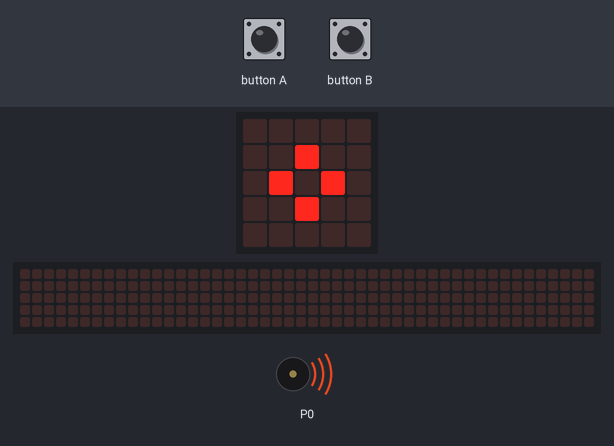
This program was run on a simulated BBC micro:bit (MakeCode). Shown: the board's 5×5 LED display, a strip that is not on the board, showing the scrolling text unrolled, buzzer (waves = sounding). The 48×5 strip is a reading aid, not a part: it shows the text the display is scrolling, unrolled, one strip-width of it at a time.

Above: at 0.19 s.
At 5.0 s:
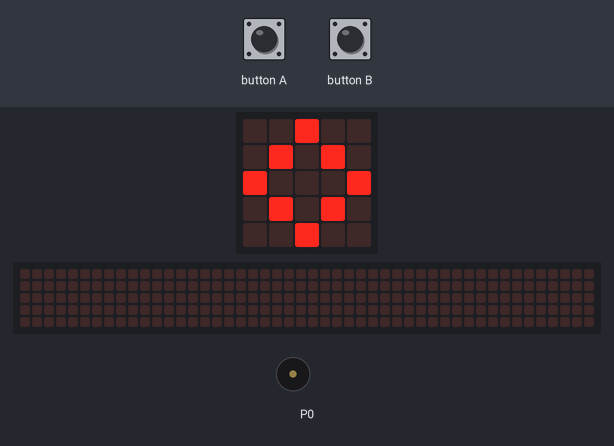
At 9.87 s:
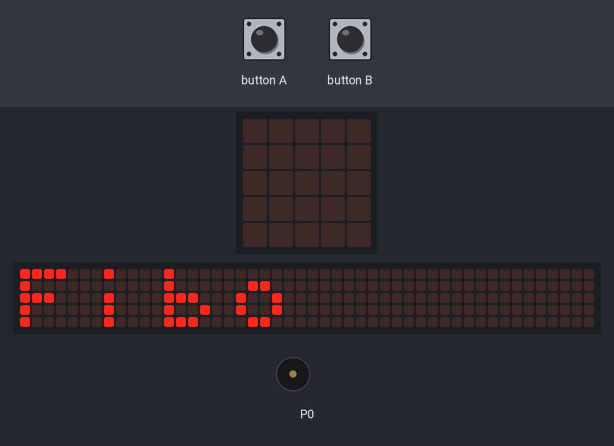
At 21.4 s:
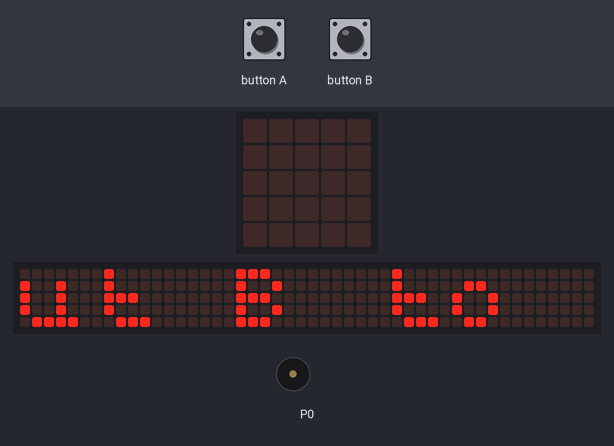
Timing chart, 0 to 22.9 s (numbered marks = the images above):
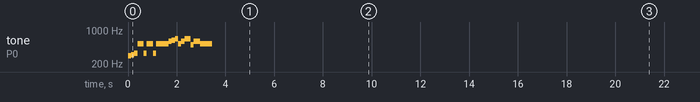

The program:

main.ts
```typescript
let i = 0
let bclicked = 0
let atimes = 0
function interact(interval: number) {

    basic.clearScreen()
    i = 1
    while (i < interval + 1) {
        basic.showString("" + ("" + fibo(i)))
        basic.pause(100)
        basic.clearScreen()
        i += 1
    }
}

function fibo(n: number): number {
    if (n == 1) {
        return 2
    } else {
        return 2 * fibo(n - 1)
    }

}

function numElements() {

    while (bclicked < 1) {
        if (input.buttonIsPressed(Button.A)) {
            basic.showString("A")
            basic.clearScreen()
            atimes += 1
            basic.showString("" + ("" + atimes))
        } else if (input.buttonIsPressed(Button.B)) {
            basic.showString("B")
            bclicked += 1
        }

        basic.pause(50)
    }
    basic.clearScreen()
    basic.showString("Fibo")
    interact(atimes)
}

function showIcon() {
    basic.clearScreen()
    music.startMelody(music.builtInMelody(Melodies.Entertainer), MelodyOptions.Once)
    for (let index = 0; index < 4; index++) {
        basic.showIcon(IconNames.SmallDiamond)
        basic.pause(100)
        basic.showIcon(IconNames.Diamond)
        basic.pause(100)
    }
    basic.clearScreen()
    basic.showString("Fibo")
    basic.clearScreen()
}

basic.forever(function on_forever() {

    music.setBuiltInSpeakerEnabled(true)
    atimes = 0
    bclicked = 0
    showIcon()
    basic.showString("A to input B to fibo")
    numElements()
    basic.pause(500)
})
```

test.ts
```typescript
// aquí va el archivo "tests"; esto no se compilará cuando este paquete se utilice como una extensión.
```

Measured:
- by itself, tone on P0: plays 294 Hz for 0.13 s, 311 Hz for 0.13 s, 330 Hz for 0.13 s, 523 Hz for 0.26 s, 330 Hz for 0.13 s, 523 Hz for 0.26 s … (17 notes in this stretch)
- what the display in image 1 shows lasts 0.7 s, from 4.9 s to 5.6 s
- what the display in image 2 shows lasts 0.4 s, from 9.7 s to 10.1 s
